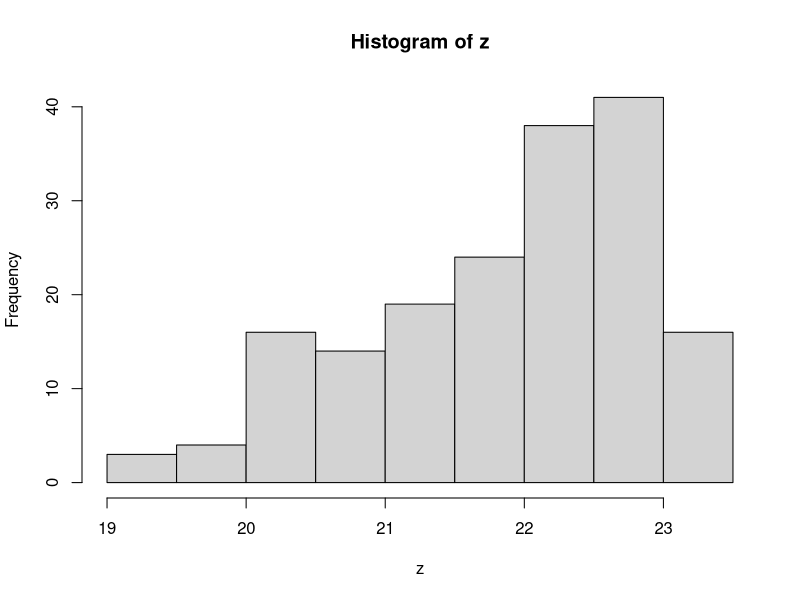

Recreate this plot in R.
library(ggplot2)

contams <- read.csv('n3379_contam.csv', header=TRUE)
z <- contams$V
contamdist <- hist(z, breaks='scott')

# ggplot(data=data, aes(x=Rad, y=HRV))+geom_point()+geom_point(data=gccs, aes(x=Rad, y=HRV), color='blue')+scale_y_continuous(limits=c(-1000,3000))

gclfdat <- read.table('n3379_gclf.dat', header=TRUE)

data <- read.table('n3379.dat', header=TRUE)
# data$vi <- abs(data$HRV - 1091)
# data$mn <- data$vi^2 * data$Rad
# n <- nrow(data) - 219
# datasort <- data[order(data$mn),]
# gccs <- datasort[1:n,]
# cutoff <- max(gccs$mn)
data$isGCC[data$ngc == 'Y'] <- TRUE
data$isGCC[data$ngc == 'N'] <- FALSE
data$isGCC[data$v > 578] <- TRUE
# ggplot(data=data, aes(x=Rad, y=HRV))+geom_point()+geom_point(data=gccs, aes(x=Rad, y=HRV), color='blue')+scale_y_continuous(limits=c(-1000,3000))

dev_a0 <- 2.33
da0_err <- 0.22
da1_err <- 0.15
dev_a1 <- -1.62
pow_a0 <- 0.83
pa0_err <- 0.09
pow_a1 <- -1.41
pa1_err <- 0.13
contam <- 0.19 # not done asymptotically, stars+galaxies = 0.08 + 0.11
contamo <- 0.29 # not done asymptotically, stars+galaxies = 0.08 + 0.11
contam_err <- 0.02
gclf <- 0.46
gclf_err <- 0.01
extent <- 11.0

gclf_peak <- 22.7

x1 <- rnorm(1e5, gclf_peak, 1.2)
x2 <- rnorm(1e5, gclf_peak, 1.3)
x3 <- rnorm(1e5, gclf_peak, 1.4)

x <- c(x1, x2, x3)

devPAlt <- function(r, v){
  da0 <- dev_a0
  da1 <- dev_a1
  c <- contam
  lsigma = da0 + da1*(r^0.25)
  sigma = 10^lsigma
  probs = vector(,length(r))
  for(j in 1:length(sigma)){
    for(i in 1:length(contamdist$breaks)){
       if(contamdist$breaks[i+1] > v[j]){
         print(contamdist$breaks[i])
         print(v[j])
         print(contamdist$breaks[i+1])
         fraccontam = contamdist$density[i]
         lwr = contamdist$breaks[i]
         upr = contamdist$breaks[i+1]
         nx <- x[x < upr & x > lwr]
         compl <- approx(gclfdat$Vmag, gclfdat$compl, v[j])
         fracgcc <- ( length(nx)/ length(x) )
         siggcc <- sigma[j] * fracgcc * compl$y
         sigcontam <- c * fraccontam
         print(fracgcc)
         print(sigcontam)
         prob <- siggcc / (siggcc + sigcontam)
         print(prob)
         probs[j] <- prob
         break
       }
    }
  }
  return(probs)
}


powP <- function(r,err=FALSE){
    pa0 <- pow_a0
    pa1 <- pow_a1
    g <- gclf
    c <- contamo
    if(err == 'up'){
        pa0 <- pa0 + pa0_err
        pa1 <- pa1 + pa1_err
        g <- g + gclf_err
        c <- c - contam_err
    }
    if(err == 'down'){
        pa0 <- pa0 - pa0_err
        pa1 <- pa1 - pa1_err
        g <- g - gclf_err
        c <- c + contam_err
    }
    lsigma = pa0 + pa1*log10(r)
    sigma = 10^lsigma
    corr_sigma = sigma * g
    prob = corr_sigma / (corr_sigma + c)
    return(prob)
}

devP <- function(r,err=FALSE){
    da0 <- dev_a0
    da1 <- dev_a1
    g <- gclf
    c <- contamo
    if(err == 'up'){
        da0 <- da0 + da0_err
        da1 <- da1 + da1_err
        g <- g + gclf_err
        c <- c - contam_err
    }
    if(err == 'down'){
        da0 <- da0 - da0_err
        da1 <- da1 - da1_err
        g <- g - gclf_err
        c <- c + contam_err
    }
    lsigma = da0 + da1*(r^0.25)
    sigma = 10^lsigma
    corr_sigma = sigma * g
    prob = corr_sigma / (corr_sigma + c)
    return(prob)            
}


data$gccPdev <- devPAlt(data$Rad, data$Vmag)
data$gccPdevold <- devP(data$Rad)
# data$gccPdev_up <- devP(data$Rad, 'up')
# data$gccPdev_down <- devP(data$Rad, 'down')
# 
# data$gccPpow <- powP(data$Rad)
# data$gccPpow_up <- powP(data$Rad, 'up')
# data$gccPpow_down <- powP(data$Rad, 'down')
datasort <- data[order(data$Rad),]
rz <- datasort

# rz <- subset(datasort, r_Name =='RZ')
# rz$gccPpowc <- cumsum(rz$gccPpow)
# rz$gccPpowdc <- cumsum(rz$gccPpow_down)
# rz$gccPpowuc <- cumsum(rz$gccPpow_up)

rz$gccPdevc <- cumsum(rz$gccPdev)
rz$gccPdevco <- cumsum(rz$gccPdevold)
#rz$gccPdevdc <- cumsum(rz$gccPdev_down)
#rz$gccPdevuc <- cumsum(rz$gccPdev_up)

rz$isGCCc <- cumsum(rz$isGCC)

#cols <- c("Cumulative Prediction"="#f04546","Cumulative Observed"="#3591d1","Prediction Interval"="grey90")
cols <- c("Cumulative Prediction"="#f04546","Cumulative Observed"="#3591d1","Cumulative Prediction (old)"="#25A586")

cols2 <- c("GC"="#3591d1","Not GC"="#f04546")

g1 <- ggplot(data=rz, aes(x=Rad, y=isGCCc)) + 
    #geom_ribbon(aes(ymin=gccPdevdc, ymax=gccPdevuc, fill='Prediction Interval')) + 
    geom_line(aes(y=gccPdevc, color="Cumulative Prediction"), linetype=1, size=0.3) + 
    #geom_line(aes(y=gccPdevco, color="Cumulative Prediction (old)"), linetype=1, size=0.3) + 
    geom_line(aes(y=isGCCc, color="Cumulative Observed"), linetype=1, size=0.3) +
  scale_y_continuous(limits=c(0,70)) + 
  ylab("Total") +
  xlab("Projected Radial Distance (arcmin)") +
  ggtitle(expression(Cumulative~P[GC]~compared~to~spectroscopic~results~(NGC3379))) +
  scale_colour_manual(name="", values=cols) + 
  scale_linetype_manual(values=c(2,3)) + 
  scale_fill_manual(name="", values=cols) +
  theme_bw() + 
  theme(panel.grid.major = element_blank(), 
        panel.grid.minor = element_blank(),
        legend.title=element_blank(),
        legend.position=c(0.2,0.7),
        legend.key = element_blank(),
#        panel.border = element_blank(), 
        axis.line = element_line(colour = "black"),
        axis.ticks.length=unit(-0.25, "cm"),
        axis.text.y=element_text(margin=margin(0,15,0,0)), 
        axis.title.x = element_blank(), 
        axis.text.x = element_blank())

g2 <- ggplot(data=rz, aes(x=Rad, y=v)) + 
  geom_point(aes(color=isGCC, shape=isGCC), size=1) +
  geom_hline(aes(yintercept=916.7), linetype=2, size=0.2, color='red4') +
  scale_y_continuous(limits=c(-300,1500)) + 
  ylab(expression(v[helio]~(km~s^-1))) +
  xlab("Projected Radial Distance (arcmin)") +
  theme_bw() + 
  theme(legend.position="none") + 
  theme(panel.grid.major = element_blank(), 
        panel.grid.minor = element_blank(),
        legend.title=element_blank(),
        legend.key = element_blank(),
#        panel.border = element_blank(), 
        axis.line = element_line(colour = "black"),
        axis.ticks.length=unit(-0.25, "cm"),
        axis.text.y=element_text(margin=margin(0,15,0,0)), 
        axis.text.x=element_text(margin=margin(15,0,0,0)))

g3 <- rbind(ggplotGrob(g1), ggplotGrob(g2), size = "last")
# g3 <- grid.arrange(g1,g2, ncol=1, heights=c(2,1))
ggsave("Pgc2_alt_3379.pdf", g3, width=8, height=8)